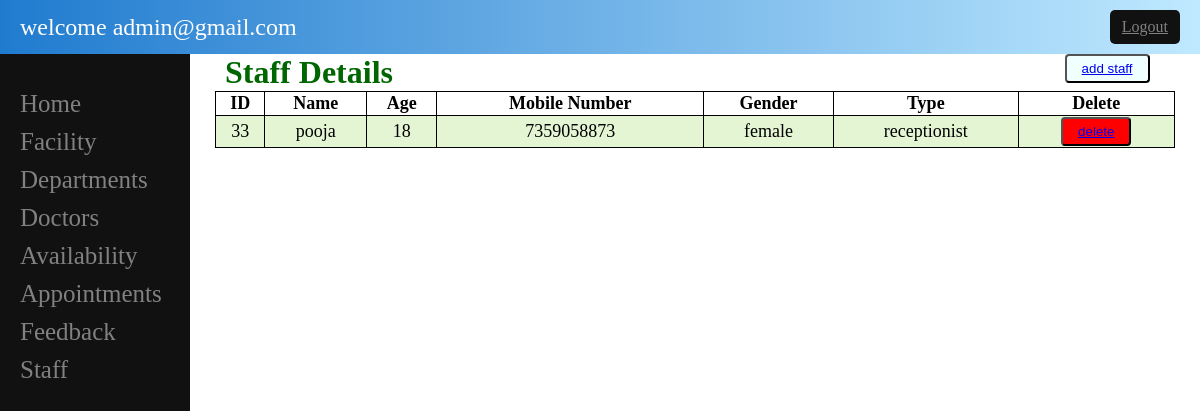
The page /admin/staff.php (signed in) on the database its author committed.
### tables this page shows
CREATE TABLE `user` (
  `user_id` int(11) NOT NULL,
  `user_name` varchar(30) NOT NULL,
  `user_dob` varchar(32) DEFAULT NULL,
  `user_mobilenumber` varchar(13) NOT NULL,
  `user_age` int(3) NOT NULL,
  `user_gender` varchar(6) NOT NULL,
  `user_email` varchar(30) NOT NULL,
  `user_password` varchar(32) NOT NULL,
  `user_type` varchar(12) NOT NULL DEFAULT 'user',
  `doctor_id` int(11) DEFAULT NULL
);

### admin/staff.php (the view, shortened to what this page needs)
<!DOCTYPE html>
<html lang="en">
<head>
</head>
<body>
<?php
include 'sidebar.php';
?>
<main>
    <h1>Staff Details</h1><button class="add"><a href="add_staff.php">add staff</a></button>
    <table>
        <thead>
            <tr>
                <th>ID</th>
                <th>Name</th>
                <th>Age</th>
                <th>Mobile Number</th>
                <th>Gender</th>
                <th>Type</th>
                <th>Delete</th>
            </tr>
        </thead>
        <tbody>
        <?php
            require_once('../inc/connection.php');
            $select_user = "SELECT * FROM user WHERE user_type IN ('doctor', 'receptionist')";
            $run_user = mysqli_query($conn, $select_user);
            while ($row_user = mysqli_fetch_array($run_user)){
            $user_id = $row_user['user_id'];
            $user_name = $row_user['user_name'];
            $user_age =  $row_user['user_age'];
            $user_mobilenumber = $row_user['user_mobilenumber'];
            $user_gender =  $row_user['user_gender'];
            $user_type = $row_user['user_type'];
            ?>
             <tr>
                <td><?php echo $user_id;?></td>
                <td><?php echo $user_name;?></td>
                <td><?php echo $user_age;?></td>
                <td><?php echo $user_mobilenumber;?></td>
                <td><?php echo $user_gender;?></td>
                <td><?php echo $user_type;?></td>
                <td ><button class="red"><a href="staff.php?del=<?php echo $user_id ;?>" onclick="return confirm('Are you sure you want to delete this user?')">delete</a></button></td>
            </tr>
            <?php }?>
</tbody>
    </table>
</main>
</body>
</html>

### admin/staff.php (style rules this page uses)
table { margin: 0 auto; font-size: large; border: 1px solid black; width:95%; border-collapse:collapse; }
h1 { margin-left:35px; color: #006600; display:inline; }
td { background-color: #E4F5D4; border: 1px solid black; }
th, td { font-weight: bold; border: 1px solid black; text-align: center; }
td { font-weight: lighter; }
.red { background-color:red; border-radius:4px; padding:5px 15px; }
.add { background-color:azure; border-radius:4px; padding:5px 15px; float:right; margin-right:5%; }

### admin/sidebar.php (style rules this page uses)
body { margin: 0; padding: 0; }
main { margin-left: 190px; top:0; }

### rows shown on the page
user: user_id "33", user_name "pooja", user_age "18", user_mobilenumber "7359058873", user_gender "female", user_type "receptionist"

### other values the page prints
$_SESSION[email] "admin@gmail.com"
